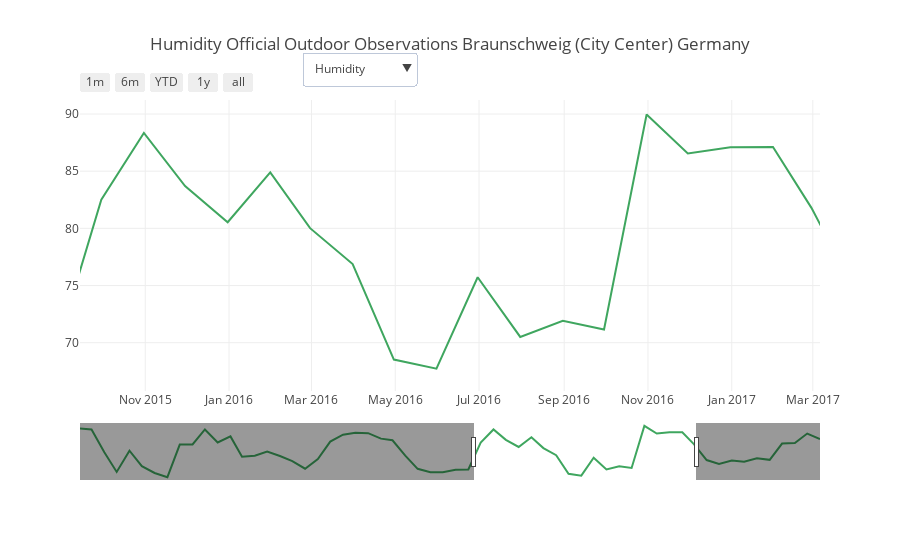

The notebook cell this image was saved under:
### Markdown cell above
### The Official Wheather Data Set

Given the gaps in the data, the residencial readingy might be problematic for further analysis. 

Deutsches Wetterdienst data set contains temperature and humidity readings in Braunschweig Germany  during the years Jan 1951- Dec 2017. A subset of from 2013 - 2017 is loaded using the deutsches_wetterdienst() script.

What can you say about the data from the Deutsches Wetterdienst?

### Code cell
df = deutsches_wetterdienst('/Users/stewarta/Documents/DATA/htsensor/produkt_tu_stunde_19510101_20171231_00662.txt')

# resample
frequency = 'M'
df = df.resample(frequency).mean().ffill()

# plot
fig = plotly_dwd(df)
plotly.offline.iplot(fig)

### Figure 1 — Plotly figure (JSON) as saved in the notebook; plotly's stock layout.template omitted (floating-point values rounded to 4 significant figures)
{"data": [{"line": {"color": "#3FA65F"}, "name": "Temperature", "type": "scatter", "uid": "361542b4-0ff6-4841-8a89-96c314bbe0d3", "x": ["2013-01-31", "2013-02-28", "2013-03-31", "2013-04-30", "2013-05-31", "2013-06-30", "2013-07-31", "2013-08-31", "2013-09-30", "2013-10-31", "2013-11-30", "2013-12-31", "2014-01-31", "2014-02-28", "2014-03-31", "2014-04-30", "2014-05-31", "2014-06-30", "2014-07-31", "2014-08-31", "2014-09-30", "2014-10-31", "2014-11-30", "2014-12-31", "2015-01-31", "2015-02-28", "2015-03-31", "2015-04-30", "2015-05-31", "2015-06-30", "2015-07-31", "2015-08-31", "2015-09-30", "2015-10-31", "2015-11-30", "2015-12-31", "2016-01-31", "2016-02-29", "2016-03-31", "2016-04-30", "2016-05-31", "2016-06-30", "2016-07-31", "2016-08-31", "2016-09-30", "2016-10-31", "2016-11-30", "2016-12-31", "2017-01-31", "2017-02-28", "2017-03-31", "2017-04-30", "2017-05-31", "2017-06-30", "2017-07-31", "2017-08-31", "2017-09-30", "2017-10-31", "2017-11-30", "2017-12-31"], "y": [88.75, 88.36, 78.12, 69.39, 78.84, 71.96, 68.92, 67.05, 81.61, 81.65, 88.34, 82.53, 85.23, 76.19, 76.64, 78.52, 76.48, 74.24, 70.83, 75.15, 82.9, 86.0, 86.84, 86.7, 84.24, 83.5, 76.67, 70.77, 69.26, 69.28, 70.3, 70.47, 82.51, 88.35, 83.7, 80.54, 84.89, 80.01, 76.88, 68.53, 67.72, 75.73, 70.51, 71.91, 71.15, 89.95, 86.54, 87.09, 87.11, 81.79, 74.67, 72.99, 74.49, 73.95, 75.51, 74.77, 82.05, 82.28, 86.52, 84.09]}], "layout": {"autosize": true, "title": {"text": "Humidity Official Outdoor Observations Braunschweig (City Center) Germany"}, "updatemenus": [{"active": 1, "buttons": [{"args": [{"y": [[0.628, 0.07515, -0.5231, 8.631, 12.42, 16.16, 19.64, 18.67, 13.6, 11.45, 5.23, 5.296, 2.052, 5.729, 7.446, 11.47, 12.78, 16.19, 20.46, 16.37, 15.67, 12.68, 7.447, 3.285, 3.098, 2.019, 5.841, 8.707, 12.31, 15.54, 18.92, 20.07, 13.26, 8.6, 8.57, 8.196, 1.04, 3.772, 4.857, 8.653, 14.62, 17.7, 19.3, 18.28, 18.03, 9.27, 4.376, 3.58, -0.3141, 3.251, 7.95, 7.998, 14.68, 17.59, 18.04, 17.84, 13.7, 12.25, 6.265, 4.131]]}, {"title": "Temperature Official Outdoor Observations Braunschweig (City Center) Germany"}], "label": "Temperature", "method": "update"}, {"args": [{"y": [[88.75, 88.36, 78.12, 69.39, 78.84, 71.96, 68.92, 67.05, 81.61, 81.65, 88.34, 82.53, 85.23, 76.19, 76.64, 78.52, 76.48, 74.24, 70.83, 75.15, 82.9, 86.0, 86.84, 86.7, 84.24, 83.5, 76.67, 70.77, 69.26, 69.28, 70.3, 70.47, 82.51, 88.35, 83.7, 80.54, 84.89, 80.01, 76.88, 68.53, 67.72, 75.73, 70.51, 71.91, 71.15, 89.95, 86.54, 87.09, 87.11, 81.79, 74.67, 72.99, 74.49, 73.95, 75.51, 74.77, 82.05, 82.28, 86.52, 84.09]]}, {"title": "Humidity Official Outdoor Observations Braunschweig (City Center) Germany"}], "label": "Humidity", "method": "update"}], "direction": "down", "pad": {"r": 10, "t": 10}, "showactive": true, "x": 0.3, "xanchor": "left", "y": 1.2, "yanchor": "top"}], "xaxis": {"autorange": false, "range": ["2015-09-14 11:54:49.1332", "2017-03-06 05:29:12.2639"], "rangeselector": {"buttons": [{"count": 1, "label": "1m", "step": "month", "stepmode": "backward"}, {"count": 6, "label": "6m", "step": "month", "stepmode": "backward"}, {"count": 1, "label": "YTD", "step": "year", "stepmode": "todate"}, {"count": 1, "label": "1y", "step": "year", "stepmode": "backward"}, {"step": "all"}]}, "rangeslider": {"autorange": true, "range": ["2013-01-31", "2017-12-31"], "visible": true, "yaxis": {"_template": null, "rangemode": "match"}}, "type": "date"}, "yaxis": {"autorange": true, "range": [65.78, 91.23], "type": "linear"}}}
